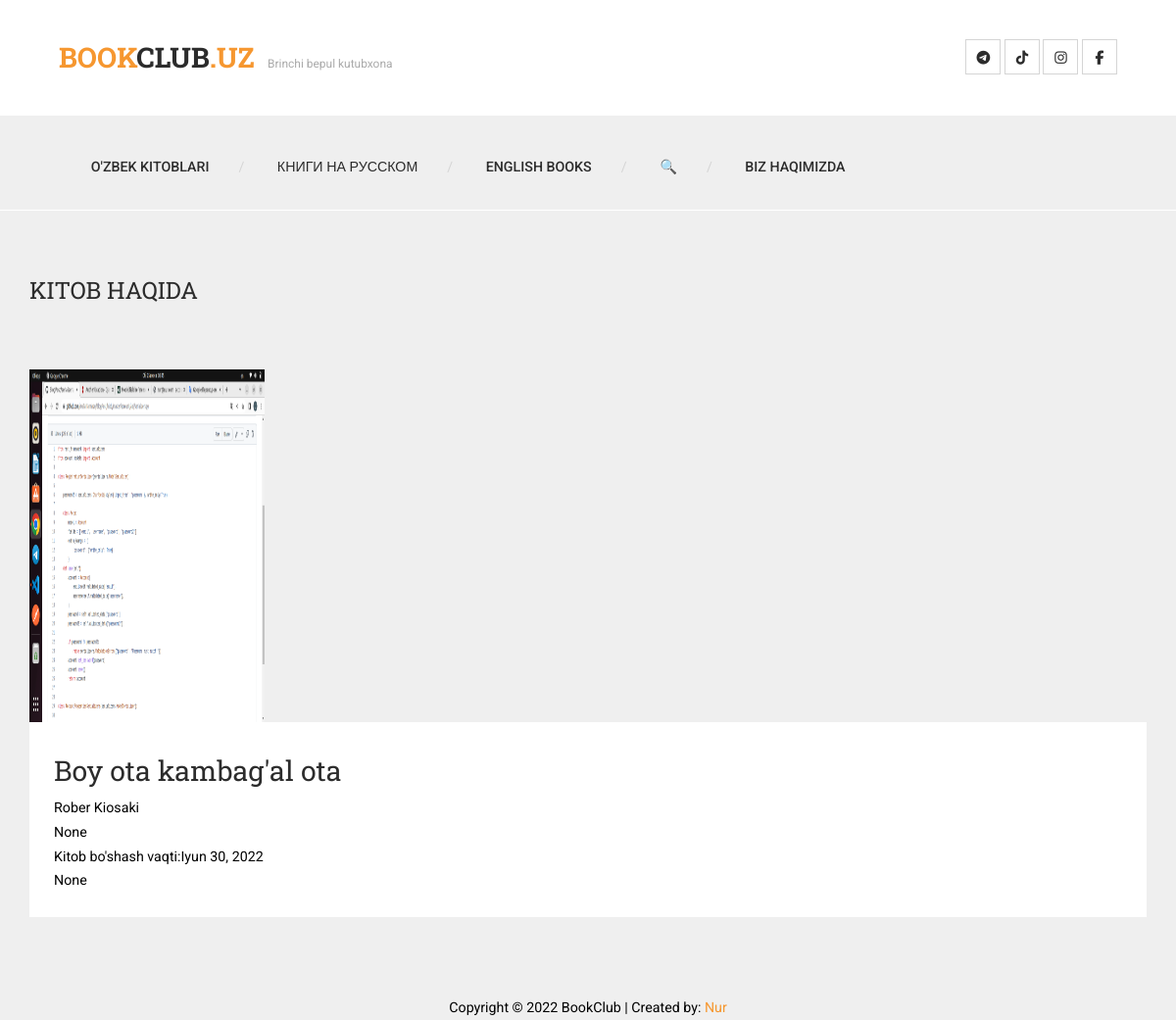
/uzdetail/3, run on an earlier commit of the app's database.
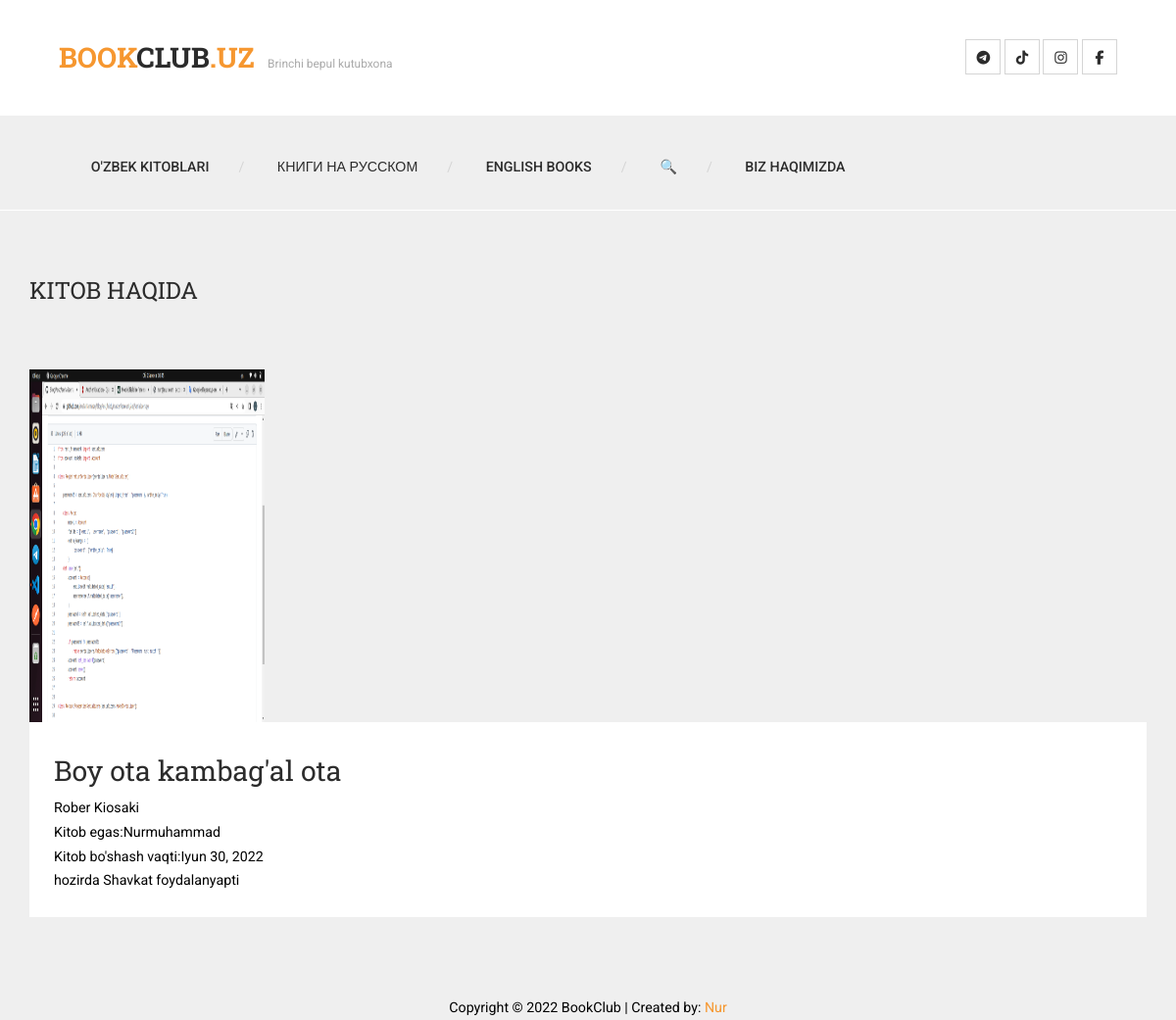
And on a later commit of the database.
### viewbooks/models.py (models this page shows, shortened)
class UzbBooksModel(models.Model):
    title = models.CharField(max_length=255, blank=True, null=True)
    body = models.TextField(blank=True, null=True)
    image = models.ImageField(upload_to=upload_location, blank=True, null=True)
    b_date = models.DateField(blank=True, null=True)
    free = models.BooleanField(blank=True, null=True)
    barcode = models.PositiveBigIntegerField(blank=True, null=True)
    whose = models.TextField(max_length=255, blank=True, null=True)
    user = models.TextField(max_length=255, blank=True, null=True)
    @property
    def imageURL(self):
        try:
            url = str(self.image.url)
        except:
            url = ''
        return url

### viewbooks/views.py (the view)
# urls.py: path('uzdetail/<int:pk>', uzbbuy, name='uzdetail'),
def uzbbuy(request, pk):
    context = {}
    book = get_object_or_404(UzbBooksModel, pk=pk )
    context['uzb'] = book
    if request.method == 'POST':
        form = UzBuyerForm(data=request.POST)
        if form.is_valid():
            form = form.save(commit=False)
            form.kitob = book
            print(form)
            form.save()
            return HttpResponseRedirect('/')
    else:
            form = UzBuyerForm()
    context['form'] = form
    return render(request, 'uzdetail.html', context)

### viewbooks/templates/uzdetail.html (shortened to what this page needs)
{% extends 'base.html' %}
{% load static %}
{% block content %}
        <div class="content-wrapper">
            <div class="inner-container container">
                <div class="row">
                    <div class="section-header col-md-12">
                        <h2>Kitob haqida</h2>
                    </div>
                </div>
                <div class="row">
                    <div class=" col-md-12">
                        <img src="{{uzb.imageURL}}" height="360px" width="240px">
                    </div>
                    <div class="blog-info col-md-12">
                        <div class="box-content">
                            <h2 class="blog-title">{{uzb.title}}</h2>
                            <p>{{uzb.body}}</p>
                            <p>{{uzb.whose}}</p>
                                    {% if uzb.free %}Kitob bo'sh
                                    {% else %}
                                    Kitob bo'shash vaqti:{{uzb.b_date}}
                            <p>{{uzb.user}}</p>
                                    {% endif %}
                        </div>
                    </div>
                </div>
            </div>
        </div>
{% endblock content %}

### templates/base.html
{% load static %}
{% include 'snippets/header.html' %}
{% block content %}
{% endblock content %}
{% include 'snippets/footer.html' %}

### templates/snippets/header.html (shortened to what this page needs)
<!DOCTYPE html>
{% load static %}
 <html class="no-js">
    <head>
        <link rel="stylesheet" href="https://maxcdn.bootstrapcdn.com/font-awesome/4.5.0/css/font-awesome.min.css">
        <link rel="stylesheet" href=" {% static 'css/bootstrap.css' %} ">
        <link rel="stylesheet" href="{% static 'css/font-awesome.css' %} ">
        <link rel="stylesheet" href="{% static 'css/animate.css' %} ">
        <link rel="stylesheet" href="{% static 'css/templatemo-misc.css' %} ">
        <link rel="stylesheet" href="{% static 'css/templatemo-style.css' %}">
    </head>
    <body>
        <header class="site-header headerr container-fluid">
            <div class="top-header">
                <div class="logo col-md-6 col-sm-6">
                    <h1><a href="{% url 'books:uzb' %}"><em>BOOK</em>CLUB<em>.UZ</em></a></h1>
                    <span>Brinchi bepul kutubxona</span>
                </div>
                <div class="social-top col-md-6 col-sm-6">
                    <ul>
                        <li><a href="https://t.me/uzbookclub" class="fa-brands fa-telegram fa-fw"></a></li>
                        <li><a href="https://www.tiktok.com/@uzbookclub?lang=en" class="fa-brands fa-tiktok"></a></li>
                        <li><a href="https://www.instagram.com/uzbookclub/?hl=en" class="fa-brands fa-instagram"></a></li>
                        <li><a href="https://www.facebook.com/uzbookclub" class="fa fa-facebook"></a></li>
                    </ul>
                </div>
            </div>
            <div class="main-header">
                <div class="row">
                    <div class="menu-wrapper col-md-9 col-sm-6 col-xs-4">
                        <ul class="sf-menu hidden-xs hidden-sm">
                            <li><a href="{% url 'books:uzb' %}">O'zbek kitoblari</a></li>
                            <li><a href="{% url 'books:rus' %}">Книги на русском</a></li>
                            <li><a href="{% url 'books:eng' %}">English books</a></li>
                            <li><a href="{% url 'books:search' %}">🔍</a></li>
                            <li><a href="{% url 'books:onas' %}" >Biz haqimizda</a></li>
                        </ul>
                    </div>
                </div>
            </div>
        </header>

### templates/snippets/footer.html (shortened to what this page needs)
{% load static %}
<footer class="tm-footer text-center">
	<p>Copyright &copy; 2022 BookClub
	| Created by: <a rel="nofollow" href="https://t.me/Nur_projects">Nur</a></p>
</footer>
</body>
</html>

### static/css/templatemo-style.css (style rules this page uses)
html, body, div, span, applet, object, iframe, h1, h2, h3, h4, h5, h6, p, blockquote, pre, a, abbr, acronym, address, big, cite, code, del, dfn, em, img, ins, kbd, q, s, samp, small, strike, strong, sub, sup, tt, var, b, u, i, center, dl, dt, dd, ol, ul, li, fieldset, form, label, legend, table, caption, tbody, tfoot, thead, tr, th, td, article, aside, canvas, details, embed, figure, figcaption, footer, header, hgroup, menu, nav, output, ruby, section, summary, time, mark, audio, video { margin: 0; padding: 0; border: 0; font-size: 100%; vertical-align: baseline; }
body { line-height: 1; }
ol, ul { list-style: none; }
.headerr .top-header li::before { display: none !important; }
html { font-size: 100%; -webkit-text-size-adjust: 100%; -ms-text-size-adjust: 100%; }
article, aside, details, figcaption, figure, footer, header, hgroup, nav, section, img { display: block; }
img { border: 0; -ms-interpolation-mode: bicubic; }
.top-header .logo span, .section-header span, .team-member span, .project-infos span.project-subtitle, .post-masonry .blog-body span, .blog-info span.blog-meta, .comment-body span { font-size: .84em; color: #aaaaaa; }
body { font-family: "Roboto", sans-serif; font-size: .89em; line-height: 1.75; color: #777777; background-color: #efefef; text-rendering: optimizeLegibility; }
a { color: #f69730; text-decoration: none; -webkit-transition: all 200ms ease-in-out; -moz-transition: all 200ms ease-in-out; transition: all 200ms ease-in-out; }
h1, h2, h3, h4, h5, h6 { font-family: "Roboto Slab", serif; color: #2c2c2c; }
*, *:before, *:after { -moz-box-sizing: border-box; -webkit-box-sizing: border-box; box-sizing: border-box; }
.text-center { text-align: center; }
.site-header { position: relative; z-index: 8; }
a.btn-left, .top-header .social-top ul li a, .main-header .menu-wrapper a.toggle-menu { border: 1px solid #d5d5d5; width: 36px; height: 36px; line-height: 36px; text-align: center; display: inline-block; color: #2c2c2c; }
.top-header { width: 100%; overflow: hidden; background-color: white; }
.top-header .logo { padding: 34px 0 34px 60px; }
.top-header .logo h1 { display: inline-block; font-size: 2em; text-transform: uppercase; font-weight: 700; }
.top-header .logo h1 em { font-style: normal; color: #f69730; }
.top-header .logo span { margin-left: 10px; }
.top-header .social-top { padding: 40px 60px 40px 0; overflow: hidden; text-align: right; }
.top-header .social-top ul li { display: inline; }
.top-header a { color: #2c2c2c; }
.main-header { width: 100%; min-height: 96px; background-color: #efefef; padding: 30px 60px; }
.main-header .menu-wrapper { position: relative; z-index: 99; text-align: right; margin-top: 10px; }
.main-header .menu-wrapper ul li { display: inline; margin-left: 30px; position: relative; }
.main-header .menu-wrapper ul li:after { content: '/'; color: #d5d5d5; margin-left: 30px; }
.main-header .menu-wrapper ul li:last-child:after { content: ''; display: none; }
.main-header .menu-wrapper ul li a { text-transform: uppercase; font-weight: 500; padding: 30px 0; color: #2c2c2c; }
.container-fluid { padding: 0 !important; }
.content-wrapper { border-top: 1px solid white; background: #efefef; padding-bottom: 80px; }
.section-header { margin-top: 60px; margin-bottom: 60px; }
.section-header h2 { font-size: 24px; display: inline; text-transform: uppercase; font-weight: normal; }
.box-content { background: white; padding: 25px; overflow: hidden; }
.blog-info h2.blog-title { font-size: 2em; font-weight: normal; }

### templates/snippets/header.html (style rules this page uses)
.headerr li::before { display: none !important; }
body { color: black; }

What changed in the data, as far as the page shows it:
changed UzbBooksModel "Boy ota kambag'al ota": whose "None" → "Kitob egas:Nurmuhammad"; user "None" → "hozirda Shavkat foydalanyapti"
